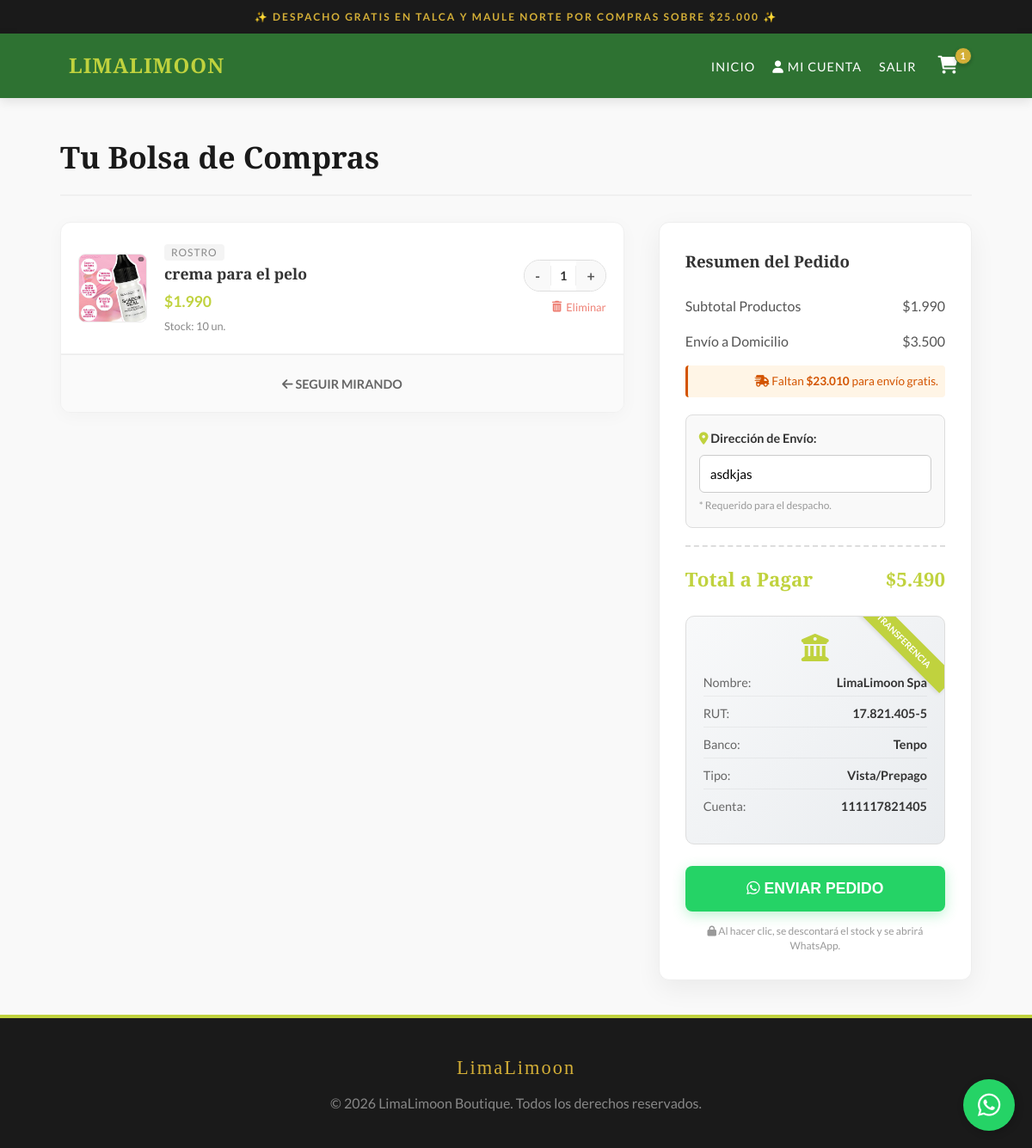
Screenshot of /carrito (signed in) with the database file from the repository.
### app.py (models this page shows)
class CartItem(db.Model):
    id = db.Column(db.Integer, primary_key=True)
    user_id = db.Column(db.Integer, db.ForeignKey('user.id'), nullable=False)
    product_id = db.Column(db.Integer, db.ForeignKey('product.id'), nullable=False)
    quantity = db.Column(db.Integer, default=1)
    product = db.relationship('Product')

class Product(db.Model):
    id = db.Column(db.Integer, primary_key=True)
    name = db.Column(db.String(100), nullable=False)
    price = db.Column(db.Integer, nullable=False)
    stock = db.Column(db.Integer, default=0)
    image = db.Column(db.String(300))
    category = db.Column(db.String(50))
    description = db.Column(db.Text)

class User(UserMixin, db.Model):
    id = db.Column(db.Integer, primary_key=True)
    nombre = db.Column(db.String(100))
    apellido = db.Column(db.String(100))
    direccion = db.Column(db.String(200))
    telefono = db.Column(db.String(20))
    email = db.Column(db.String(100), unique=True)
    password = db.Column(db.String(200))
    is_admin = db.Column(db.Boolean, default=False)

### app.py (the view)
@app.route('/carrito')
@login_required
def carrito():
    cart_items = CartItem.query.filter_by(user_id=current_user.id).all()
    for item in cart_items:
        if not item.product:
            db.session.delete(item)
    db.session.commit()
    cart_items = CartItem.query.filter_by(user_id=current_user.id).all()
    subtotal = sum(item.product.price * item.quantity for item in cart_items if item.product)
    costo_envio = 0 if subtotal > 25000 else 3500
    total_final = subtotal + costo_envio
    return render_template('cart.html', cart_items=cart_items, subtotal=subtotal, costo_envio=costo_envio, total=total_final)

### app.py (called while the page is built)
@login_manager.user_loader
def load_user(user_id):
    return User.query.get(int(user_id))

@app.context_processor
def inject_cart_count():
    if current_user.is_authenticated:
        items = CartItem.query.filter_by(user_id=current_user.id).all()
        count = sum(item.quantity for item in items if item.product)
    else:
        count = 0
    return dict(cart_count=count)

### templates/cart.html (shortened to what this page needs)
{% extends "layout.html" %}
{% block content %}
<div class="cart-container">
    <div class="cart-header">
        <h1 class="cart-title">Tu Bolsa de Compras</h1>
    </div>
    {% if cart_items %}
    <div class="cart-layout">
        <div class="cart-items">
            {% for item in cart_items %}
            <div class="cart-item">
                <div class="item-image">
                    <img src="{{ item.product.image }}" onerror="this.src='https://via.placeholder.com/150?text=Sin+Foto'">
                </div>
                <div class="item-details">
                    <span class="item-category">{{ item.product.category }}</span>
                    <span class="item-name">{{ item.product.name }}</span>
                    <div class="item-price">${{ "{:,.0f}".format(item.product.price).replace(',', '.') }}</div>
                    {% if item.product.stock < 5 %}
                        <small style="color: #e74c3c; font-size: 0.8rem; font-weight: bold;">¡Últimas {{ item.product.stock }} unidades!</small>
                    {% else %}
                        <small style="color: #888; font-size: 0.8rem;">Stock: {{ item.product.stock }} un.</small>
                    {% endif %}
                </div>
                <div class="item-actions">
                    <div class="quantity-control">
                        <a href="{{ url_for('update_cart', product_id=item.product.id, action='decrease') }}" class="qty-btn">-</a>
                        <span class="qty-number">{{ item.quantity }}</span>
                        <a href="{{ url_for('update_cart', product_id=item.product.id, action='increase') }}" class="qty-btn">+</a>
                    </div>
                    <a href="{{ url_for('remove_from_cart', product_id=item.product.id) }}" class="btn-delete" onclick="return confirm('¿Seguro que deseas eliminar este producto?');">
                        <i class="fas fa-trash-alt"></i> Eliminar
                    </a>
                </div>
            </div>
            {% endfor %}
            <div style="padding: 20px; text-align: center; background: #fafafa; border-top: 1px solid #eee;">
                <a href="{{ url_for('home') }}" style="color: #666; text-decoration: none; font-weight: bold; font-size: 0.9rem;">
                    <i class="fas fa-arrow-left"></i> SEGUIR MIRANDO
                </a>
            </div>
        </div>
        <aside>
            <form action="{{ url_for('confirmar_pedido') }}" method="POST" class="cart-summary" id="orderForm">
                <h3 style="margin-bottom: 25px; font-weight: 700; font-family: var(--font-title);">Resumen del Pedido</h3>
                <div class="summary-row">
                    <span>Subtotal Productos</span>
                    <span>${{ "{:,.0f}".format(subtotal).replace(',', '.') }}</span>
                </div>
                <div class="summary-row">
                    <span>Envío a Domicilio</span>
                    {% if costo_envio == 0 %}
                        <span style="color: #27ae60; font-weight: bold;">¡GRATIS!</span>
                    {% else %}
                        <span>${{ "{:,.0f}".format(costo_envio).replace(',', '.') }}</span>
                    {% endif %}
                </div>
                {% if costo_envio > 0 %}
                    <div style="font-size: 0.85rem; color: #d35400; margin-bottom: 15px; text-align: right; background: #fff5e6; padding: 8px; border-radius: 4px; border-left: 3px solid #d35400;">
                        <i class="fas fa-shipping-fast"></i> Faltan <b>${{ "{:,.0f}".format(25000 - subtotal).replace(',', '.') }}</b> para envío gratis.
                    </div>
                {% endif %}
                <div class="address-box">
                    <label class="address-label"><i class="fas fa-map-marker-alt" style="color: var(--gold);"></i> Dirección de Envío:</label>
                    <input type="text" name="direccion" class="address-input"
                           value="{{ current_user.direccion | default('') }}"
                           placeholder="Calle, Número, Comuna..." required>
                    <span style="font-size: 0.75rem; color: #999; margin-top: 5px; display: block;">* Requerido para el despacho.</span>
                </div>
                <div class="summary-total">
                    <span>Total a Pagar</span>
                    <span>${{ "{:,.0f}".format(total).replace(',', '.') }}</span>
                </div>
                <div class="bank-card">
                    <div style="text-align: center; margin-bottom: 10px; color: var(--gold);">
                        <i class="fas fa-university fa-2x"></i>
                    </div>
                    <div class="bank-detail"><span style="color:#666;">Nombre:</span> <strong>LimaLimoon Spa</strong></div>
                    <div class="bank-detail"><span style="color:#666;">RUT:</span> <strong>17.821.405-5</strong></div>
                    <div class="bank-detail"><span style="color:#666;">Banco:</span> <strong>Tenpo</strong></div>
                    <div class="bank-detail"><span style="color:#666;">Tipo:</span> <strong>Vista/Prepago</strong></div>
                    <div class="bank-detail"><span style="color:#666;">Cuenta:</span> <strong>111117821405</strong></div>
                </div>
                <button type="submit" class="btn-checkout" id="btnSubmit">
                   <i class="fab fa-whatsapp"></i> ENVIAR PEDIDO
                </button>
                <p style="text-align: center; margin-top: 15px; font-size: 0.75rem; color: #999; line-height: 1.4;">
                    <i class="fas fa-lock"></i> Al hacer clic, se descontará el stock y se abrirá WhatsApp.
                </p>
            </form>
        </aside>
    </div>
    {% endif %}
</div>
{% endblock %}

### static/css/style.css (style rules this page uses)
:root { --gold: #C0D23E; --gold-hover: #a8b934; --black: #1a1a1a; --white: #ffffff; --gray-bg: #f9f9f9; --font-title: 'Playfair Display', serif; --font-text: 'Lato', sans-serif; --header-height: 75px; }
* { margin: 0; padding: 0; box-sizing: border-box; }
img { max-width: 100%; display: block; }
body { font-family: var(--font-text); background-color: var(--gray-bg); color: #333; line-height: 1.6; display: flex; flex-direction: column; min-height: 100vh; }
a { text-decoration: none; color: inherit; transition: 0.3s; }

### templates/layout.html (style rules this page uses)
:root { --brand-green: rgb(46, 114, 50); --brand-gold: #d4af37; --brand-dark: #1a1a1a; --font-title: 'Playfair Display', serif; --font-body: 'Lato', sans-serif; }
body { font-family: var(--font-body); margin: 0; padding: 0; display: flex; flex-direction: column; min-height: 100vh; }

### rows the page displays
CartItem: product.image (picture), product.category "ROSTRO", product.name "crema para el pelo", product.stock "10", quantity "1"
Product: price "1.990"
User: direccion "asdkjas"

### other values shown
{{ cart_count }} "1"
{{ "{:,.0f}".format(subtotal).replace(',', '.') }} "1.990"
{{ "{:,.0f}".format(costo_envio).replace(',', '.') }} "3.500"
{{ "{:,.0f}".format(25000 - subtotal).replace(',', '.') }} "23.010"
{{ "{:,.0f}".format(total).replace(',', '.') }} "5.490"
